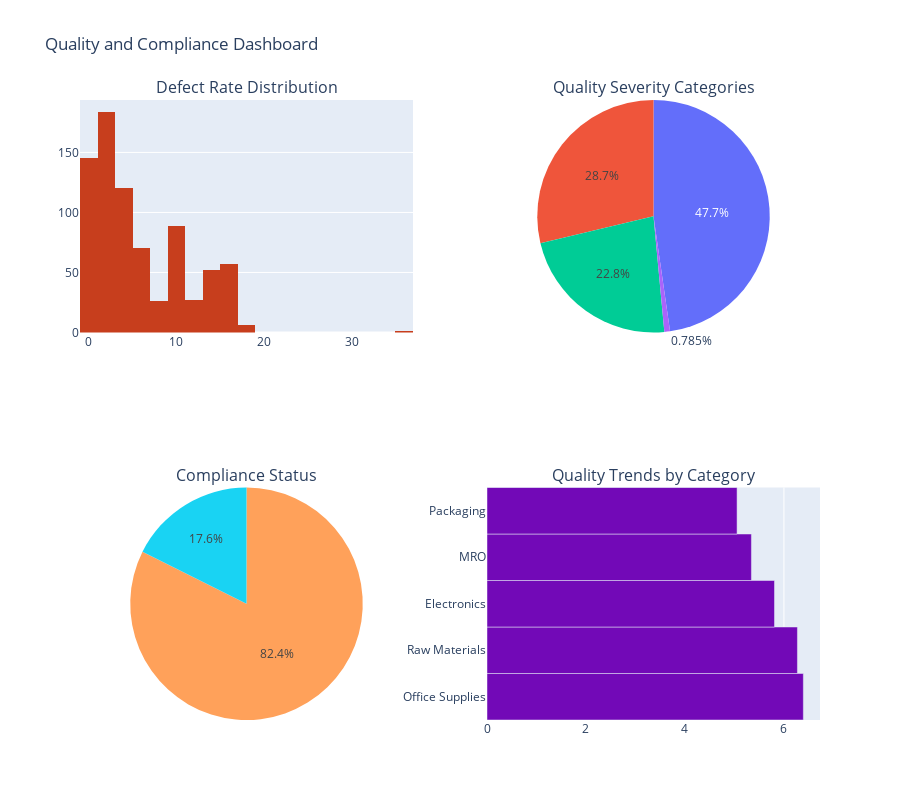

The notebook cell saved with this chart:
### Code cell
# Create quality and compliance dashboard
fig = make_subplots(
    rows=2, cols=2,
    subplot_titles=(
        'Defect Rate Distribution',
        'Quality Severity Categories',
        'Compliance Status',
        'Quality Trends by Category'
    ),
    specs=[[{"type": "histogram"}, {"type": "pie"}],
           [{"type": "pie"}, {"type": "bar"}]]
)

# 1. Defect rate distribution
fig.add_trace(
    go.Histogram(
        x=df['defect_rate'],
        nbinsx=20,
        name='Defect Rate',
        marker_color=COLORS['warning']
    ),
    row=1, col=1
)

# 2. Quality severity categories
if 'defect_severity' in df.columns:
    severity_counts = df['defect_severity'].value_counts()
    fig.add_trace(
        go.Pie(
            labels=severity_counts.index,
            values=severity_counts.values,
            name="Quality Severity"
        ),
        row=1, col=2
    )

# 3. Compliance status
if 'Compliance' in df.columns:
    compliance_counts = df['Compliance'].value_counts()
    fig.add_trace(
        go.Pie(
            labels=compliance_counts.index,
            values=compliance_counts.values,
            name="Compliance Status"
        ),
        row=2, col=1
    )

# 4. Average defect rate by category
category_quality = df.groupby('Item_Category')['defect_rate'].mean().sort_values(ascending=False).head(10)
fig.add_trace(
    go.Bar(
        x=category_quality.values,
        y=category_quality.index,
        orientation='h',
        name="Defect Rate by Category",
        marker_color=COLORS['neutral']
    ),
    row=2, col=2
)

fig.update_layout(
    height=800,
    title_text="Quality and Compliance Dashboard",
    showlegend=False
)

fig.show()

### Figure 1 — Plotly figure (JSON) as saved in the notebook; plotly's stock layout.template omitted (floating-point values rounded to 4 significant figures; data arrays with more than 128 entries replaced by an {"elided": "..."} marker saying what was removed)
{"data": [{"marker": {"color": "#C73E1D"}, "name": "Defect Rate", "nbinsx": 20, "type": "histogram", "x": {"elided": "777 float values"}, "xaxis": "x", "yaxis": "y"}, {"domain": {"x": [0.55, 1], "y": [0.625, 1]}, "labels": ["Good", "Critical", "Poor", "Excellent"], "name": "Quality Severity", "type": "pie", "values": [304, 183, 145, 5]}, {"domain": {"x": [0, 0.45], "y": [0, 0.375]}, "labels": ["Yes", "No"], "name": "Compliance Status", "type": "pie", "values": [640, 137]}, {"marker": {"color": "#7209B7"}, "name": "Defect Rate by Category", "orientation": "h", "type": "bar", "x": [6.392, 6.273, 5.809, 5.343, 5.053], "xaxis": "x2", "y": ["Office Supplies", "Raw Materials", "Electronics", "MRO", "Packaging"], "yaxis": "y2"}], "layout": {"annotations": [{"font": {"size": 16}, "showarrow": false, "text": "Defect Rate Distribution", "x": 0.225, "xanchor": "center", "xref": "paper", "y": 1, "yanchor": "bottom", "yref": "paper"}, {"font": {"size": 16}, "showarrow": false, "text": "Quality Severity Categories", "x": 0.775, "xanchor": "center", "xref": "paper", "y": 1, "yanchor": "bottom", "yref": "paper"}, {"font": {"size": 16}, "showarrow": false, "text": "Compliance Status", "x": 0.225, "xanchor": "center", "xref": "paper", "y": 0.375, "yanchor": "bottom", "yref": "paper"}, {"font": {"size": 16}, "showarrow": false, "text": "Quality Trends by Category", "x": 0.775, "xanchor": "center", "xref": "paper", "y": 0.375, "yanchor": "bottom", "yref": "paper"}], "height": 800, "showlegend": false, "title": {"text": "Quality and Compliance Dashboard"}, "xaxis": {"anchor": "y", "domain": [0, 0.45]}, "xaxis2": {"anchor": "y2", "domain": [0.55, 1]}, "yaxis": {"anchor": "x", "domain": [0.625, 1]}, "yaxis2": {"anchor": "x2", "domain": [0, 0.375]}}}
